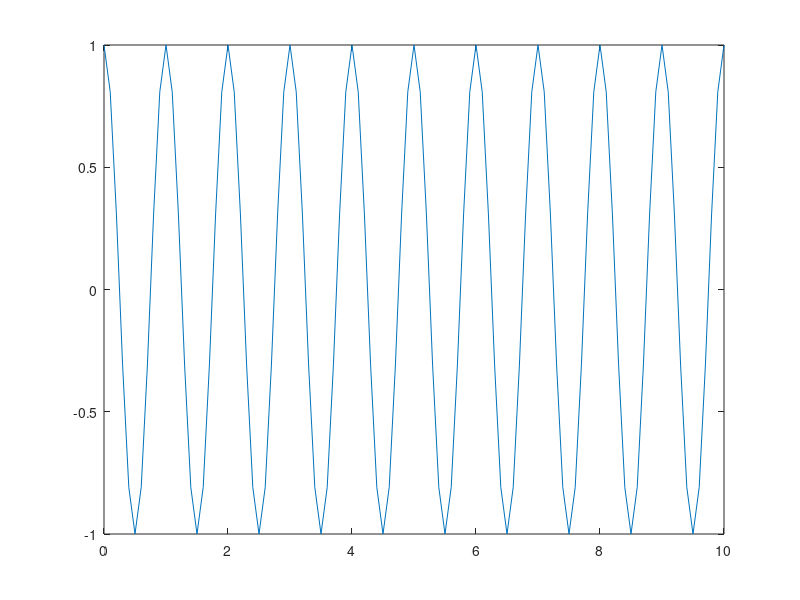
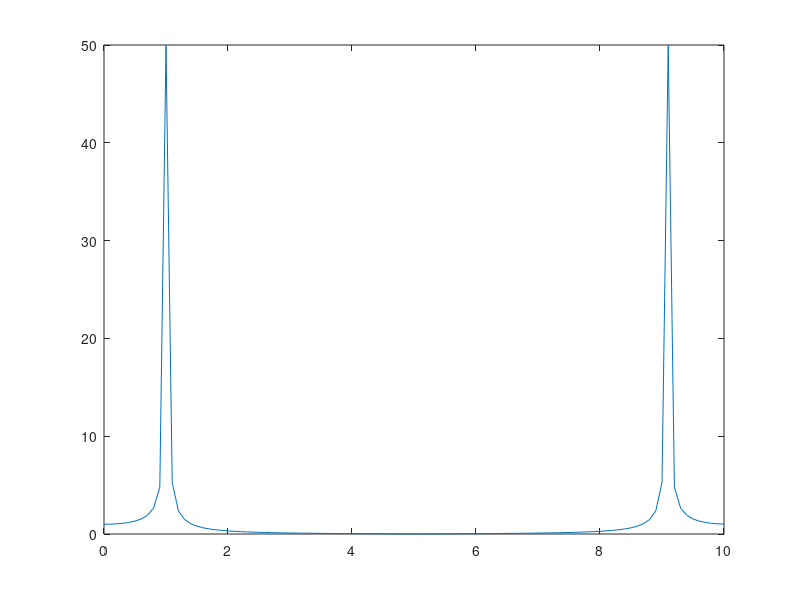
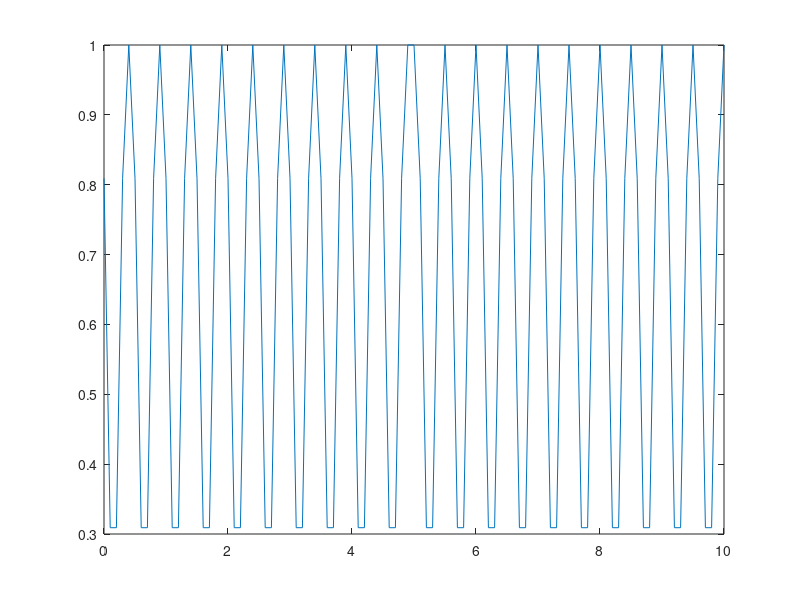
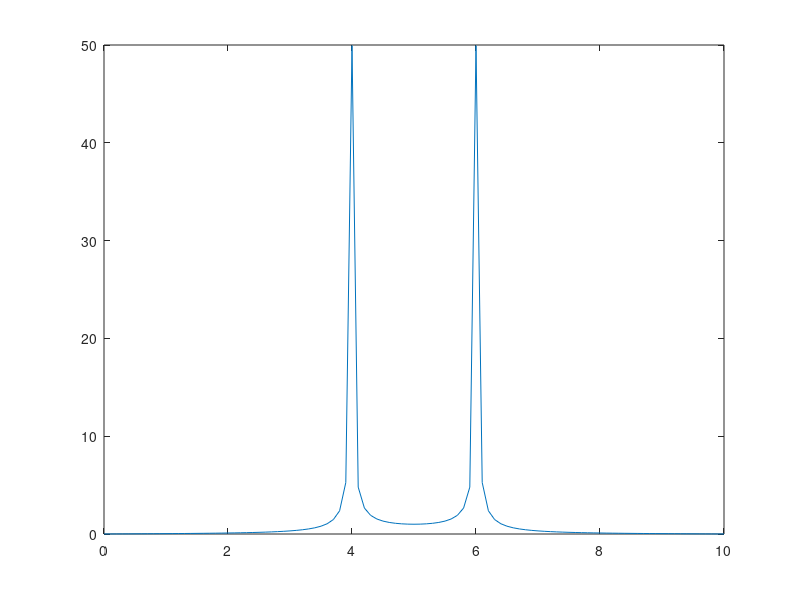

Recreate these plots in MATLAB, in order.
x= [0:0.1:10];
t = cos(2*pi*1*x);


figure(1);
plot(x,t);
% for only fft
figure(2);
plot(x,abs(fft(t)))

%for only fftshift 
figure(3);
plot(x,abs(fftshift(t)))

%for both fft and fftshift
figure(4);
plot(x,fftshift(abs(fft(t))))